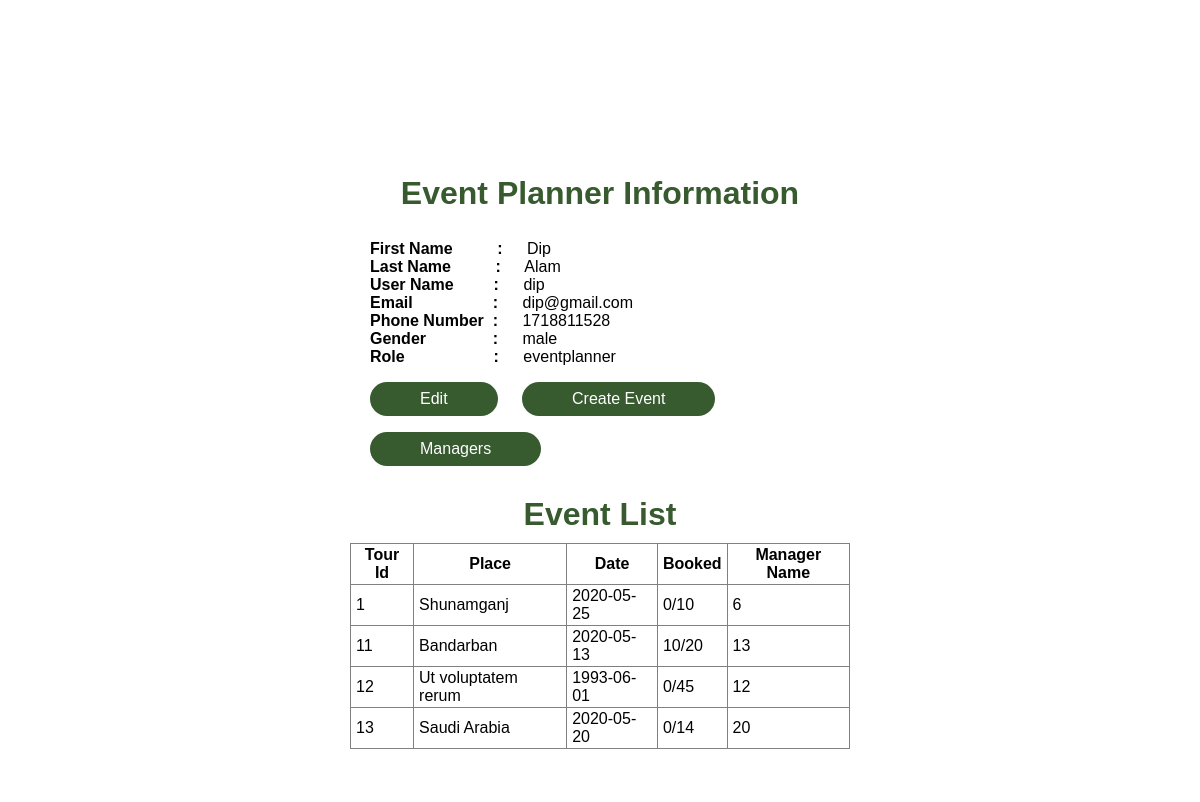
Page /views/eventPlannerProfile.php (signed in) on the committed database.
### tables this page shows
CREATE TABLE `tours` (
  `id` int(11) NOT NULL,
  `place` varchar(100) NOT NULL,
  `cost` int(10) NOT NULL,
  `date` date NOT NULL,
  `duration` int(3) NOT NULL,
  `maxBooking` int(3) NOT NULL,
  `booked` tinyint(1) NOT NULL,
  `isFull` tinyint(1) NOT NULL,
  `picture` varchar(64) NOT NULL,
  `organizerId` int(3) NOT NULL,
  `Rating` int(3) NOT NULL,
  `managerID` int(3) NOT NULL,
  `managerRating` int(3) NOT NULL
);

### model/database.php (called while the page is built, shortened)
<?php
function get($query)
{
    $data = array();
    $conn = mysqli_connect('localhost', 'root', '', 'tourbuddies');
    $result = mysqli_query($conn, $query);
    if (mysqli_num_rows($result) > 0) {
        while ($row = mysqli_fetch_assoc($result)) {
            $entity = array();
            foreach ($row as $k => $v) {
                $entity[$k] = $row[$k];
            }
            $data[] = $entity;
        }
    }
    return $data;
}

### controller/tourController.php (called while the page is built, shortened)
<?php
require_once '../model/database.php';
function getPlannerTours($organizerId)
{
    $query = "SELECT * FROM tours WHERE organizerId=$organizerId";
    $result = get($query);
    return $result;
}

### views/eventPlannerProfile.php (the view, shortened to what this page needs)
<html>
<head>
</head>
<body>
    <?php
include '../controller/tourController.php';
$allTours = getPlannerTours($_SESSION['user']);
?>
    <form class="loginSubmit">
        <h1>Event Planner Information</h1> <br>
        <b>First Name &nbsp;&nbsp;&nbsp;&nbsp;&nbsp;&nbsp;&nbsp;&nbsp;&nbsp:</b>
        <?php if (!empty($_SESSION['first_name'])) {echo $_SESSION['first_name'];}?> <br>
        <b>Last Name &nbsp;&nbsp;&nbsp;&nbsp;&nbsp;&nbsp;&nbsp;&nbsp;&nbsp:</b>
        <?php if (!empty($_SESSION['last_name'])) {echo $_SESSION['last_name'];}?> <br>
        <b>User Name &nbsp;&nbsp;&nbsp;&nbsp;&nbsp;&nbsp;&nbsp;&nbsp:</b>
        <?php if (!empty($_SESSION['username'])) {echo $_SESSION['username'];}?> <br>
        <b>Email
            &nbsp;&nbsp;&nbsp;&nbsp;&nbsp;&nbsp;&nbsp;&nbsp;&nbsp;&nbsp;&nbsp;&nbsp;&nbsp;&nbsp;&nbsp;&nbsp;&nbsp:</b>
        <?php if (!empty($_SESSION['email'])) {echo $_SESSION['email'];}?> <br>
        <b>Phone Number &nbsp;:</b> <?php if (!empty($_SESSION['phone'])) {echo $_SESSION['phone'];}?> <br>
        <b>Gender &nbsp;&nbsp;&nbsp;&nbsp;&nbsp;&nbsp;&nbsp;&nbsp;&nbsp;&nbsp;&nbsp;&nbsp;&nbsp :</b>
        <?php if (!empty($_SESSION['gender'])) {echo $_SESSION['gender'];}?> <br>
        <b>Role
            &nbsp;&nbsp;&nbsp;&nbsp;&nbsp;&nbsp;&nbsp;&nbsp;&nbsp;&nbsp;&nbsp;&nbsp;&nbsp;&nbsp;&nbsp;&nbsp;&nbsp;&nbsp;&nbsp:</b>
        <?php if (!empty($_SESSION['role'])) {echo $_SESSION['role'];}?> <br>
        <tr>
            <td colspan="2" align="center">
                <input type="button" class="edit" onclick="window.location.href = 'Registration.php';" name="edit"
                    value="Edit">
                <input type="button" class="create" onclick="window.location.href = 'createTour.php';"
                    name="createEvent" value="Create Event">
            </td>
        </tr>
        <tr>
            <input type="button" class="create" onclick="window.location.href = 'manager.php';" name="createEvent"
                value="Managers">
        </tr>
        <table border='1' id='dataTable'>
            <tr>
                <H1>Event List</H1>
            </tr>
            <tr>
                <th>Tour Id</th>
                <th>Place</th>
                <th>Date</th>
                <th>Booked</th>
                <th>Manager Name</th>
            </tr>
            <?php
foreach ($allTours as $tour) {
    echo "  <tr>";
    echo '
             <td>' . $tour["id"] . '</td>
             <td>' . $tour["place"] . '</td>
             <td>' . $tour["date"] . '</td>
             <td>' . $tour["booked"] . '/' . $tour["maxBooking"] . '</td>
             <td>' . $tour["managerID"] . '</td>
       ';
    echo "</tr>";
}
?>
        </table>
    </form>
</body>
</html>

### views/eventPlannerProfile.php (style rules this page uses)
body { background: url('images/background.jpg'); background-size: 1500px 1000px; background-repeat: no-repeat; margin: 0; padding: 40px; font-family: Arial; }
.loginSubmit { border-radius: 20px; right: 0; margin: auto; max-width: 500px; padding: 25px; background-color: white; margin-top: 80px; }
#dataTable { border-collapse: collapse; }
#dataTable td, th { padding: 2px 5px; }
h1 { margin: 20px 0 0 0; padding: 10px; color: rgb(55, 90, 47); text-align: center; }
b { width: 100%; border: none; outline: none; margin: 30px 0 0 0; padding: 20px; color: #000000; text-align: center; }
input[type=button] { border: none; outline: none; padding: 8px; padding-left: 50px; padding-right: 50px; color: #fff; font-size: 16px; font-family: Arial; background: rgb(55, 90, 47); cursor: pointer; border-radius: 20px; margin-top: 16px; margin-left: 20px; }
.edit { padding-left: 40px; padding-right: 40px; }

### rows in the picture
tours: id "1", place "Shunamganj", date "2020-05-25", booked "0", maxBooking "10", managerID "6"
tours: id "11", place "Bandarban", date "2020-05-13", booked "10", maxBooking "20", managerID "13"
tours: id "12", place "Ut voluptatem rerum", date "1993-06-01", booked "0", maxBooking "45", managerID "12"
tours: id "13", place "Saudi Arabia", date "2020-05-20", booked "0", maxBooking "14", managerID "20"

### other values in the picture
$_SESSION['first_name'] "Dip"
$_SESSION['last_name'] "Alam"
$_SESSION['username'] "dip"
$_SESSION['email'] "dip@gmail.com"
$_SESSION['phone'] "1718811528"
$_SESSION['gender'] "male"
$_SESSION['role'] "eventplanner"
